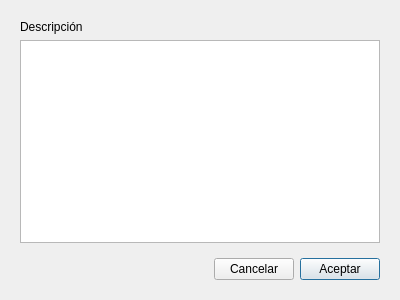
<?xml version="1.0" encoding="UTF-8"?>
<ui version="4.0">
 <class>dCreate</class>
 <widget class="QDialog" name="dCreate">
  <property name="windowModality">
   <enum>Qt::ApplicationModal</enum>
  </property>
  <property name="geometry">
   <rect>
    <x>0</x>
    <y>0</y>
    <width>400</width>
    <height>300</height>
   </rect>
  </property>
  <property name="windowTitle">
   <string>Crear ticket</string>
  </property>
  <property name="modal">
   <bool>true</bool>
  </property>
  <layout class="QVBoxLayout" name="verticalLayout">
   <item>
    <widget class="QWidget" name="widgetDescription" native="true">
     <layout class="QVBoxLayout" name="verticalLayout_2">
      <property name="bottomMargin">
       <number>0</number>
      </property>
      <item>
       <widget class="QLabel" name="lbDescription">
        <property name="text">
         <string>Descripción</string>
        </property>
       </widget>
      </item>
      <item>
       <widget class="QPlainTextEdit" name="tfDescription"/>
      </item>
     </layout>
    </widget>
   </item>
   <item>
    <widget class="QWidget" name="widgetButtons" native="true">
     <layout class="QHBoxLayout" name="horizontalLayout" stretch="0,0,0">
      <item>
       <spacer name="horizontalSpacer">
        <property name="orientation">
         <enum>Qt::Horizontal</enum>
        </property>
        <property name="sizeHint" stdset="0">
         <size>
          <width>40</width>
          <height>20</height>
         </size>
        </property>
       </spacer>
      </item>
      <item>
       <widget class="QPushButton" name="btCancel">
        <property name="text">
         <string>Cancelar</string>
        </property>
       </widget>
      </item>
      <item>
       <widget class="QPushButton" name="btAccept">
        <property name="text">
         <string>Aceptar</string>
        </property>
        <property name="default">
         <bool>true</bool>
        </property>
       </widget>
      </item>
     </layout>
    </widget>
   </item>
  </layout>
 </widget>
 <resources/>
 <connections/>
</ui>
